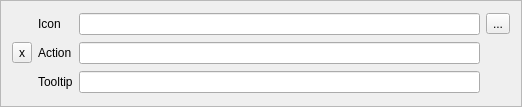
<?xml version="1.0" encoding="UTF-8"?>
<ui version="4.0">
 <class>Action</class>
 <widget class="QFrame" name="Action">
  <property name="geometry">
   <rect>
    <x>0</x>
    <y>0</y>
    <width>522</width>
    <height>107</height>
   </rect>
  </property>
  <property name="sizePolicy">
   <sizepolicy hsizetype="Preferred" vsizetype="Fixed">
    <horstretch>0</horstretch>
    <verstretch>0</verstretch>
   </sizepolicy>
  </property>
  <property name="windowTitle">
   <string>action</string>
  </property>
  <property name="frameShape">
   <enum>QFrame::StyledPanel</enum>
  </property>
  <property name="frameShadow">
   <enum>QFrame::Raised</enum>
  </property>
  <layout class="QGridLayout" name="gridLayout">
   <item row="0" column="1">
    <widget class="QLabel" name="label">
     <property name="font">
      <font>
       <pointsize>9</pointsize>
      </font>
     </property>
     <property name="text">
      <string>Icon</string>
     </property>
    </widget>
   </item>
   <item row="0" column="2">
    <widget class="QLineEdit" name="iconEdit">
     <property name="font">
      <font>
       <pointsize>9</pointsize>
      </font>
     </property>
    </widget>
   </item>
   <item row="0" column="3">
    <widget class="QToolButton" name="iconButton">
     <property name="text">
      <string>...</string>
     </property>
    </widget>
   </item>
   <item row="1" column="1">
    <widget class="QLabel" name="label_2">
     <property name="font">
      <font>
       <pointsize>9</pointsize>
      </font>
     </property>
     <property name="text">
      <string>Action</string>
     </property>
    </widget>
   </item>
   <item row="1" column="2">
    <widget class="QLineEdit" name="actionEdit">
     <property name="font">
      <font>
       <pointsize>9</pointsize>
      </font>
     </property>
    </widget>
   </item>
   <item row="2" column="1">
    <widget class="QLabel" name="label_3">
     <property name="font">
      <font>
       <pointsize>9</pointsize>
      </font>
     </property>
     <property name="text">
      <string>Tooltip</string>
     </property>
    </widget>
   </item>
   <item row="2" column="2">
    <widget class="QLineEdit" name="tooltipEdit">
     <property name="font">
      <font>
       <pointsize>9</pointsize>
      </font>
     </property>
    </widget>
   </item>
   <item row="1" column="0">
    <widget class="QToolButton" name="deleteButton">
     <property name="text">
      <string>x</string>
     </property>
    </widget>
   </item>
  </layout>
 </widget>
 <resources/>
 <connections/>
</ui>
